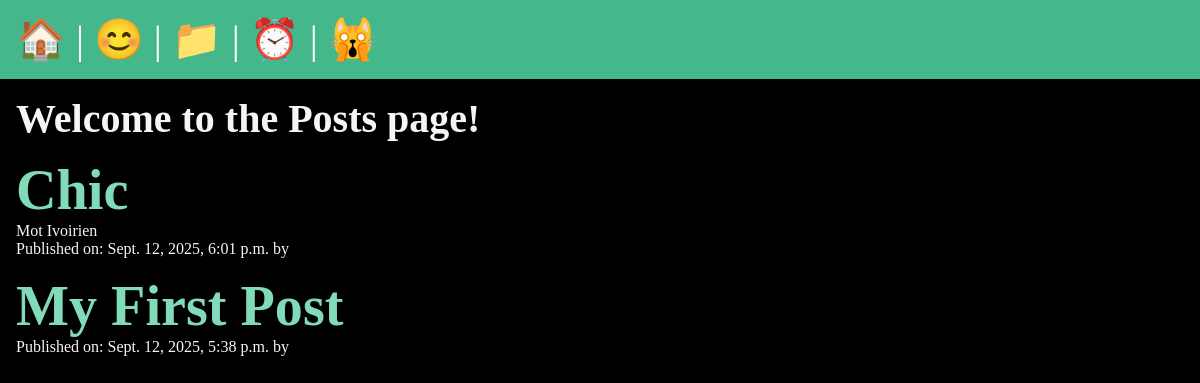
The page /posts/ on the database as committed earlier.
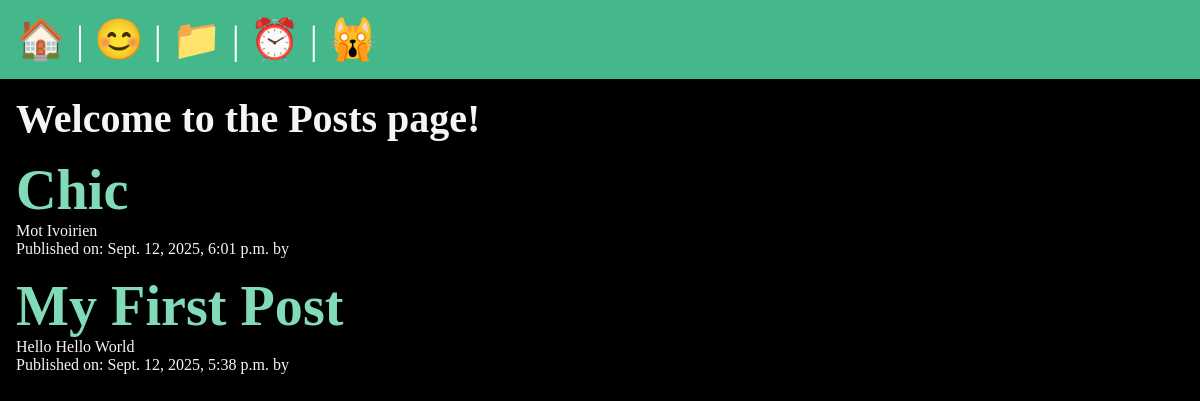
The same page on the database as committed later.
### posts/models.py (models this page shows, shortened)
class Post(models.Model):
    title = models.CharField(max_length=200)
    body = models.TextField()
    slug = models.SlugField(unique=True)
    date = models.DateTimeField(auto_now_add=True)
    banner = models.ImageField(default ='fallback.jpg', blank=True)
    author = models.ForeignKey(User, on_delete=models.CASCADE, default=None)

### posts/views.py (the view)
# urls.py: path('', views.posts_list , name='list'),
def posts_list(request):
    posts = Post.objects.all().order_by('-date')
    return render(request,'posts/posts_list.html', {'posts': posts})

### posts/templates/posts/posts_list.html (shortened to what this page needs)
{% extends "layout.html" %}
{% block content %}
    <section>
        <h1> Welcome to the Posts page! </h1>
        {% for post in posts %}
            <article class="post">
                <h3>
                    <a href="{% url 'posts:post_page' slug=post.slug %}">
                        {{ post.title }}
                    </a>
                </h3>
                <p> {{ post.body|linebreaks }} </p>
                <p> Published on: {{ post.date }} by {{ post.author }} </p>
            </article>
        {% endfor%}
    </section>
{% endblock %}

### templates/layout.html (shortened to what this page needs)
<!DOCTYPE html>
{% load static %}
<html lang="en">
<head>
    <link rel="stylesheet" href="{% static 'css/styles.css' %}">
</head>
<body>
    <nav>
        <a href="/">
            <span role="img" aria-label="Home" title ="Home">🏠</span>
        </a> |
        <a href="/about/">
            <span role="img" aria-label="About"  title ="About">😊</span>
        </a> |
        <a href="{% url 'posts:list' %}">
            <span role="img" aria-label="Posts"  title ="Posts">📁</span>
        </a>
        {% if user.is_authenticated %}
            |
            <a href="{% url 'posts:new-post' %}">
                <span role="img" aria-label="Users"  title ="New Post">🆕</span>
            </a>|
            <form class="logout" action="{% url 'users:logout' %}" method="post" >
                {% csrf_token %}
                <button type="submit" style="logout-button" aria-label="Logout" title ="Logout">🤷</button>
            </form>
        {% else %}
            |
            <a href="{% url 'users:user_register' %}">
                <span role="img" aria-label="Users"  title ="Users Registration">⏰</span>
            </a>|
            <a href="{% url 'users:login' %}">
                <span role="img" aria-label="Users"  title ="Users login">🙀</span>
            </a>
        {% endif %}
    </nav>
    <main>
        {% block content %}
        {% endblock %}
    </main>
</body>
</html>

### static/css/styles.css (style rules this page uses)
* { margin: 0; padding: 0; box-sizing: border-box; }
body { min-height: 100vh; background-color: black; color: whitesmoke; font-size: 3rem; }
nav { padding: 1rem; background-color: #44B78B; color: white; font-size: 2.5rem; }
main { padding: 1rem; }
section { display: flex; flex-flow: column; gap: 1rem; }
h1, h2 { font-size: 2.5rem; }
p { font-size: 1rem; }
a { text-decoration: none; color: #81dbb8; }

Rows that differ between the two databases and show on the page:
changed Post "My First Post": body (not shown) → "Hello Hello World"
